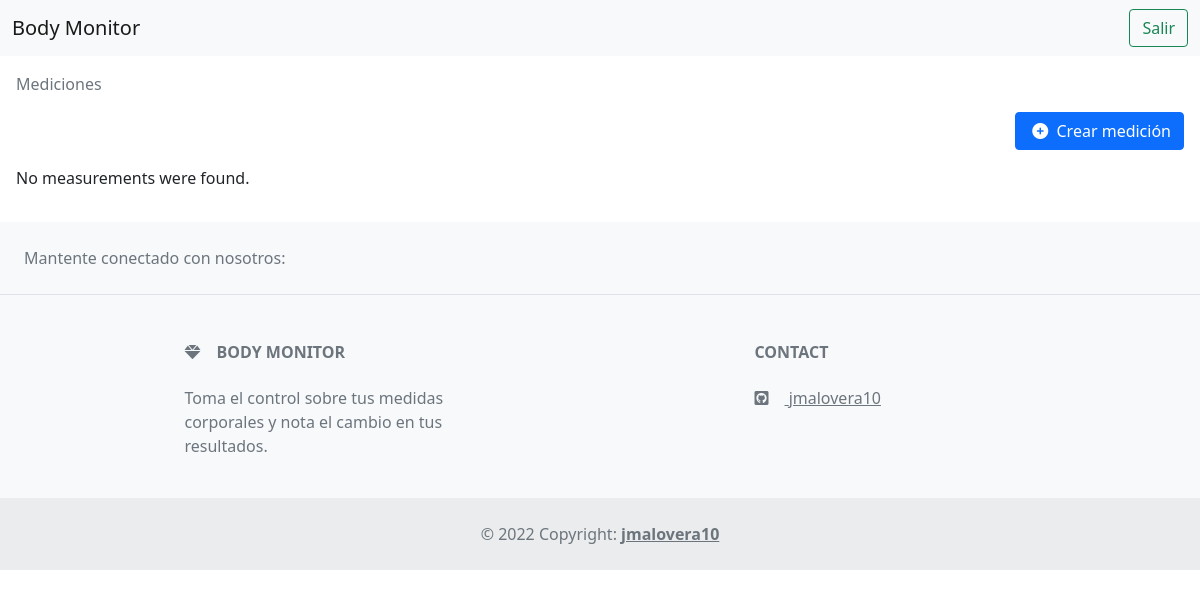
The app's page /measurements/ (signed in), older data.
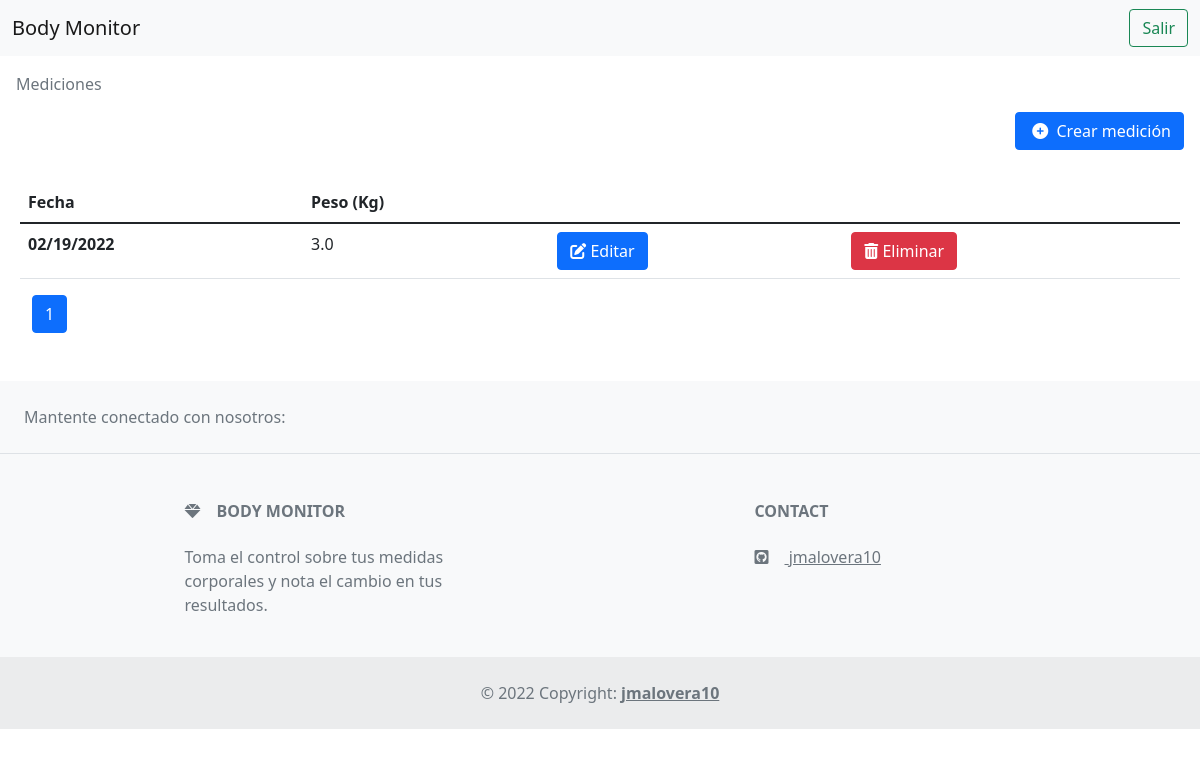
The same page, newer data.
### measurements/models.py (models this page shows)
class Measurement(models.Model):
    weight = models.FloatField()
    fat_percentage = models.FloatField()
    muscle_percentage = models.FloatField()
    calories = models.FloatField()
    created_at = models.DateTimeField(auto_now_add=True)
    updated_at = models.DateTimeField(auto_now=True)
    user = models.ForeignKey(User, on_delete=models.SET_NULL, null=True)
    def get_formatted_date(self):
        return self.created_at.strftime('%m/%d/%Y')

### measurements/views.py (the view)
# urls.py: path('', views.IndexView.as_view(), name='index'),
class IndexView(LoginRequiredMixin, generic.ListView):
    login_url = '/accounts/login/'
    redirect_field_name = 'redirect_to'
    template_name = 'measurements/list.html'
    context_object_name = 'latest_measurement_list'
    paginate_by = 10
    def get_queryset(self):
        return Measurement.objects.filter(user=self.request.user)

### measurements/templates/measurements/list.html (shortened to what this page needs)
{% extends 'base.html'%} {% block title %}Measurements{% endblock %} {% block content %}
<div class="container-fluid p-3">
  <div class="row">
    <nav aria-label="breadcrumb">
      <ol class="breadcrumb">
        <li class="breadcrumb-item active" aria-current="page">Mediciones</li>
      </ol>
    </nav>
  </div>
  <div class="row justify-content-end mb-3">
    <div class="col-auto">
      <a href="{% url 'create' %}" class="btn btn-primary"
        ><i class="fa-solid fa-circle-plus p-1"></i> Crear medición</a
      >
    </div>
  </div>
   {% if latest_measurement_list %}
  <div class="row p-3">
    <table class="table">
      <thead>
        <tr>
          <th scope="col">Fecha</th>
          <th scope="col">Peso (Kg)</th>
          <th scope="col"></th>
          <th scope="col"></th>
        </tr>
      </thead>
      <tbody>
        {% for measurement in latest_measurement_list %}
        <tr>
          <th scope="row">{{ measurement.get_formatted_date }}</th>
          <td>{{ measurement.weight }}</td>
          <td>
            <a href="{% url 'detail' measurement.id %}" class="btn btn-primary"
              ><i class="fa-solid fa-pen-to-square"></i> Editar</a
            >
          </td>
          <td>
            <button class="btn btn-danger" data-bs-toggle="modal" data-bs-target="#deleteModal">
              <i class="fa-solid fa-trash-can"></i> Eliminar
            </button>
          </td>
        </tr>
        {% endfor %}
      </tbody>
    </table>
    <nav aria-label="Page navigation example">
      <ul class="pagination">
        <li class="page-item active">
          <a class="page-link" href="?page={{ page_obj.number }}">{{ page_obj.number }}</a>
        </li>
      </ul>
    </nav>
  </div>
  {% else %}
  <p>No measurements were found.</p>
  {% endif %}
</div>
{% endblock content %}

Row changes from the older to the newer data that the page shows:
added Measurement: get_formatted_date "02/19/2022", weight "3.0"
Text that changed along with them:
{{ page_obj.number }}: (not shown) → "1"
text no longer shown: "No measurements were found."
text now shown: "Fecha Peso (Kg)"
